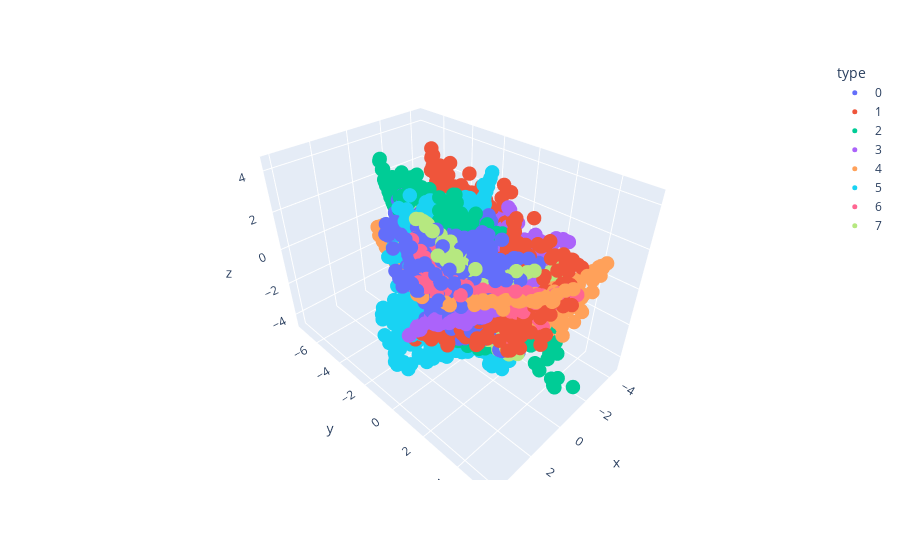

Here is the notebook cell this chart was saved with:
### Code cell
df = pd.DataFrame(np.concatenate(pred_points, axis=0), columns=['x', 'y', 'z'])
df['type'] = sum([[f'{i}']*1000 for i in range(extra_modes+1)], [])
fig = px.scatter_3d(df, x='x', y='y', z='z', color='type')
fig.update_traces(marker={'size': 5})
fig.show()

### Figure 1 — Plotly figure (JSON) as saved in the notebook; plotly's stock layout.template omitted (floating-point values rounded to 4 significant figures; data arrays with more than 128 entries replaced by an {"elided": "..."} marker saying what was removed)
{"data": [{"hovertemplate": "type=0<br>x=%{x}<br>y=%{y}<br>z=%{z}<extra></extra>", "legendgroup": "0", "marker": {"color": "#636efa", "size": 5, "symbol": "circle"}, "mode": "markers", "name": "0", "scene": "scene", "showlegend": true, "type": "scatter3d", "x": {"elided": "1000 float values"}, "y": {"elided": "1000 float values"}, "z": {"elided": "1000 float values"}}, {"hovertemplate": "type=1<br>x=%{x}<br>y=%{y}<br>z=%{z}<extra></extra>", "legendgroup": "1", "marker": {"color": "#EF553B", "size": 5, "symbol": "circle"}, "mode": "markers", "name": "1", "scene": "scene", "showlegend": true, "type": "scatter3d", "x": {"elided": "1000 float values"}, "y": {"elided": "1000 float values"}, "z": {"elided": "1000 float values"}}, {"hovertemplate": "type=2<br>x=%{x}<br>y=%{y}<br>z=%{z}<extra></extra>", "legendgroup": "2", "marker": {"color": "#00cc96", "size": 5, "symbol": "circle"}, "mode": "markers", "name": "2", "scene": "scene", "showlegend": true, "type": "scatter3d", "x": {"elided": "1000 float values"}, "y": {"elided": "1000 float values"}, "z": {"elided": "1000 float values"}}, {"hovertemplate": "type=3<br>x=%{x}<br>y=%{y}<br>z=%{z}<extra></extra>", "legendgroup": "3", "marker": {"color": "#ab63fa", "size": 5, "symbol": "circle"}, "mode": "markers", "name": "3", "scene": "scene", "showlegend": true, "type": "scatter3d", "x": {"elided": "1000 float values"}, "y": {"elided": "1000 float values"}, "z": {"elided": "1000 float values"}}, {"hovertemplate": "type=4<br>x=%{x}<br>y=%{y}<br>z=%{z}<extra></extra>", "legendgroup": "4", "marker": {"color": "#FFA15A", "size": 5, "symbol": "circle"}, "mode": "markers", "name": "4", "scene": "scene", "showlegend": true, "type": "scatter3d", "x": {"elided": "1000 float values"}, "y": {"elided": "1000 float values"}, "z": {"elided": "1000 float values"}}, {"hovertemplate": "type=5<br>x=%{x}<br>y=%{y}<br>z=%{z}<extra></extra>", "legendgroup": "5", "marker": {"color": "#19d3f3", "size": 5, "symbol": "circle"}, "mode": "markers", "name": "5", "scene": "scene", "showlegend": true, "type": "scatter3d", "x": {"elided": "1000 float values"}, "y": {"elided": "1000 float values"}, "z": {"elided": "1000 float values"}}, {"hovertemplate": "type=6<br>x=%{x}<br>y=%{y}<br>z=%{z}<extra></extra>", "legendgroup": "6", "marker": {"color": "#FF6692", "size": 5, "symbol": "circle"}, "mode": "markers", "name": "6", "scene": "scene", "showlegend": true, "type": "scatter3d", "x": {"elided": "1000 float values"}, "y": {"elided": "1000 float values"}, "z": {"elided": "1000 float values"}}, {"hovertemplate": "type=7<br>x=%{x}<br>y=%{y}<br>z=%{z}<extra></extra>", "legendgroup": "7", "marker": {"color": "#B6E880", "size": 5, "symbol": "circle"}, "mode": "markers", "name": "7", "scene": "scene", "showlegend": true, "type": "scatter3d", "x": {"elided": "1000 float values"}, "y": {"elided": "1000 float values"}, "z": {"elided": "1000 float values"}}], "layout": {"legend": {"title": {"text": "type"}, "tracegroupgap": 0}, "margin": {"t": 60}, "scene": {"domain": {"x": [0, 1], "y": [0, 1]}, "xaxis": {"title": {"text": "x"}}, "yaxis": {"title": {"text": "y"}}, "zaxis": {"title": {"text": "z"}}}}}
